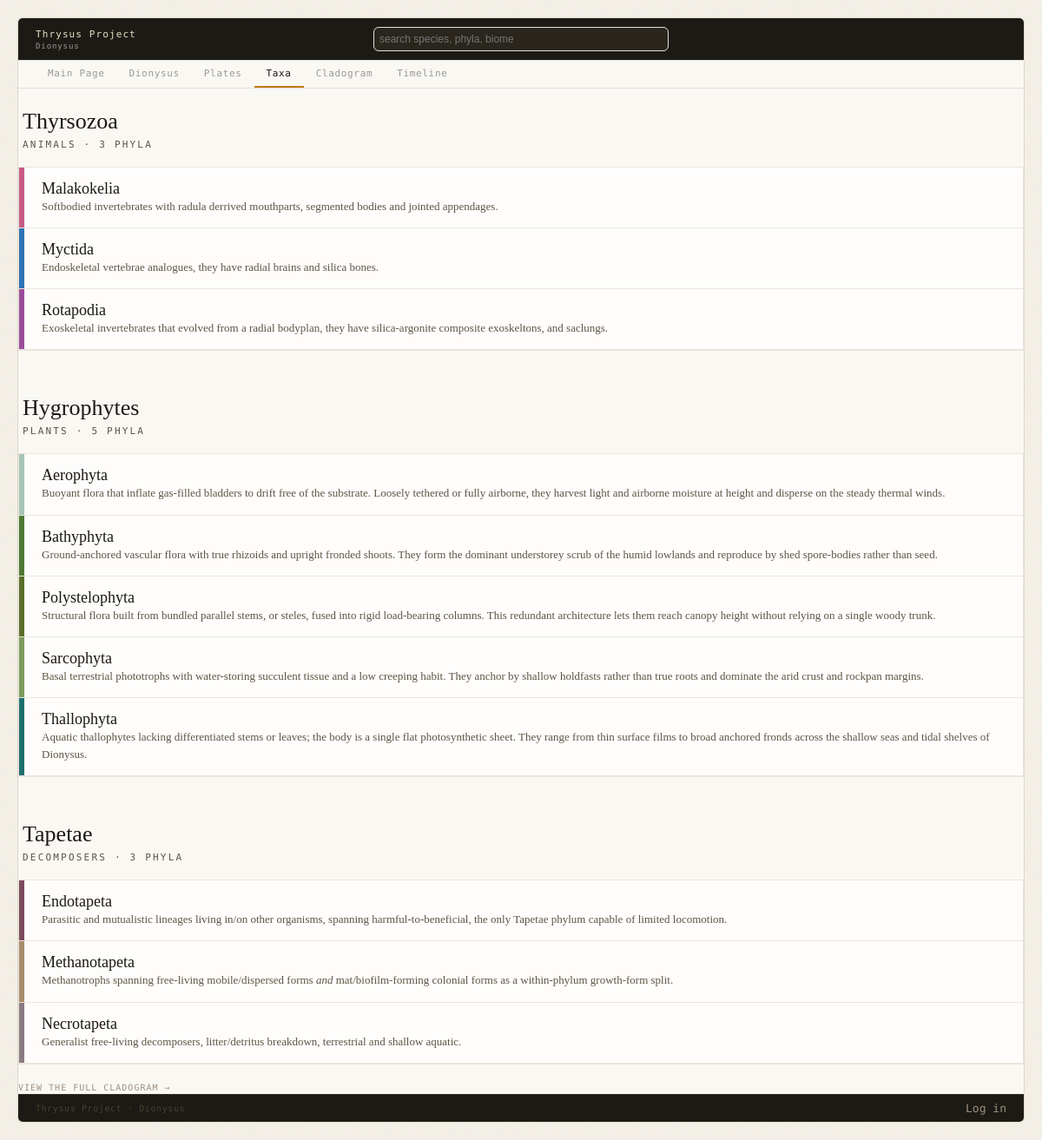
Page /taxa.php on the committed database.
### tables this page shows
CREATE TABLE `taxa` (
  `id` int(11) NOT NULL AUTO_INCREMENT,
  `parent_taxon_id` int(11) DEFAULT NULL,
  `name` varchar(100) NOT NULL,
  `rank` varchar(55) DEFAULT NULL,
  `description` text DEFAULT NULL,
  `colour_hex` varchar(7) DEFAULT NULL,
  `body_plan` text DEFAULT NULL,
  `appearance` text DEFAULT NULL,
  `behaviour` text DEFAULT NULL,
  `habitat_and_distribution` text DEFAULT NULL,
  `evolutionary_history` text DEFAULT NULL,
  `status` enum('extant','extinct') DEFAULT 'extant',
  `first_described` date DEFAULT NULL,
  `lead` varchar(100) DEFAULT NULL,
  `last_edited` date DEFAULT NULL,
  `category` enum('fauna','flora','tapetae') DEFAULT 'fauna',
  `image` varchar(255) DEFAULT NULL,
  PRIMARY KEY (`id`),
  KEY `parent_taxon_id` (`parent_taxon_id`),
  CONSTRAINT `taxa_ibfk_1` FOREIGN KEY (`parent_taxon_id`) REFERENCES `taxa` (`id`)
);

### kingdoms.php (called while the page is built, shortened)
<?php
function kingdom_labels($db_connect)
{
    $labels = ['fauna' => 'Fauna', 'flora' => 'Flora', 'tapetae' => 'Tapetae'];
    $result = $db_connect->execute_query(
        "SELECT category, name FROM taxa WHERE rank = 'kingdom' AND parent_taxon_id IS NULL ORDER BY id"
    );
    while ($row = $result->fetch_assoc()) {
        if (isset($labels[$row['category']])) {
            $labels[$row['category']] = $row['name'];
        }
    }
    return $labels;
}

### phylum-ledger.php (the view)
<?php
function render_phylum_ledger($db_connect, $category, $title, $gloss = '')
{
    $result = $db_connect->execute_query("SELECT * FROM taxa WHERE rank = 'phylum' AND category = ? ORDER BY name", [$category]);
    $n = $result->num_rows;
    echo "<div class='fauna-head'>";
    echo "<div class='fauna-title'>" . htmlspecialchars($title) . "</div>";
    echo "<div class='fauna-sub'>" . ($gloss !== '' ? htmlspecialchars($gloss) . " · " : "") . $n . ($n === 1 ? " phylum" : " phyla") . "</div>";
    echo "</div>";
    echo "<div class='phylum-index'>";
    while ($row = $result->fetch_assoc()) {
        echo "<a href='entry.php?id=" . $row['id'] . "' class='phylum-row'>";
        echo "<div class='phylum-spine' style='background:" . $row['colour_hex'] . ";'></div>";
        echo "<div class='phylum-body'>";
        echo "<div class='phylum-name'>" . $row['name'] . "</div>";
        echo "<div class='phylum-desc'>" . $row['description'] . "</div>";
        echo "</div>";
        echo "</a>";
    }
    echo "</div>";
}

### taxa.php (shortened to what this page needs)
<?php
include 'header.php';
include 'db_config.php';
include 'phylum-ledger.php';
include 'kingdoms.php';
$kingdoms = kingdom_labels($db_connect);
?>
<?php
$first = true;
foreach ($kingdoms as $category => $name) { ?>
    <div id="<?php echo $category; ?>"<?php echo $first ? '' : ' style="margin-top:28px;"'; ?>>
        <?php render_phylum_ledger($db_connect, $category, $name, KINGDOM_GLOSS[$category]); ?>
    </div>
<?php
    $first = false;
} ?>
<div style="margin-top:16px;"><a class="edit-link" href="cladogram.php">View the full cladogram &rarr;</a></div>
<?php include 'footer.php'; ?>

### style.css (style rules this page uses)
* { box-sizing: border-box; margin: 0; padding: 0; }
:root { --bg: #f4f0e8; --surface: #faf8f3; --border: #ddd8ca; --border-faint: #eae6dc; --topbar-bg: #1c1a14; --text-primary: #1a1714; --text-secondary: #5c5546; --text-muted: #9c9080; --accent-amber: #c27b12; --mono: 'Space Mono', monospace; --serif: 'Libre Baskerville', serif; }
body { background: var(--bg); padding: 20px; }
.fauna-head { padding: 18px 0 14px; }
.fauna-title { font-family: var(--serif); font-size: 26px; color: var(--text-primary); margin: 5px; }
.fauna-sub { font-family: var(--mono); font-size: 11px; text-transform: uppercase; letter-spacing: 0.2em; color: var(--text-secondary); margin: 5px; }
.phylum-index { border: 1px solid var(--border-faint); }
.phylum-row { display: flex; text-decoration: none; color: inherit; background: #fefdfb; border-bottom: 1px solid var(--border-faint); cursor: pointer; align-items: center; }
.phylum-spine { width: 6px; align-self: stretch; flex-shrink: 0; }
.phylum-body { flex: 1; padding: 14px 20px; }
.phylum-name { font-family: var(--serif); font-size: 18px; color: var(--text-primary); }
.phylum-desc { font-family: var(--serif); font-size: 13px; color: var(--text-secondary); line-height: 1.55; }
.edit-link { font-family: var(--mono); text-transform: uppercase; letter-spacing: 0.1em; font-size: 10px; color: var(--text-muted); text-decoration-line: none; }

### rows in the picture
taxa: name "Malakokelia", description "Softbodied invertebrates with radula derrived mouthparts, segmented bodies and jointed appendages."
taxa: name "Myctida", description "Endoskeletal vertebrae analogues, they have radial brains and silica bones."
taxa: name "Rotapodia", description "Exoskeletal invertebrates that evolved from a radial bodyplan, they have silica-argonite composite exoskeltons, and saclungs."
taxa: name "Aerophyta", description "Buoyant flora that inflate gas-filled bladders to drift free of the substrate. Loosely tethered or fully airborne, they harvest light and airborne moisture at height and disperse on the steady thermal winds."
taxa: name "Bathyphyta", description "Ground-anchored vascular flora with true rhizoids and upright fronded shoots. They form the dominant understorey scrub of the humid lowlands and reproduce by shed spore-bodies rather than seed."
taxa: name "Polystelophyta", description "Structural flora built from bundled parallel stems, or steles, fused into rigid load-bearing columns. This redundant architecture lets them reach canopy height without relying on a single woody trunk."
taxa: name "Sarcophyta", description "Basal terrestrial phototrophs with water-storing succulent tissue and a low creeping habit. They anchor by shallow holdfasts rather than true roots and dominate the arid crust and rockpan margins."
taxa: name "Thallophyta", description "Aquatic thallophytes lacking differentiated stems or leaves; the body is a single flat photosynthetic sheet. They range from thin surface films to broad anchored fronds across the shallow seas and tidal shelves of Dionysus."
taxa: name "Endotapeta", description "Parasitic and mutualistic lineages living in/on other organisms, spanning harmful-to-beneficial, the only Tapetae phylum capable of limited locomotion."
taxa: name "Methanotapeta", description "Methanotrophs spanning free-living mobile/dispersed forms and mat/biofilm-forming colonial forms as a within-phylum growth-form split."
taxa: name "Necrotapeta", description "Generalist free-living decomposers, litter/detritus breakdown, terrestrial and shallow aquatic."

### other values in the picture
$title "Thyrsozoa"
$gloss "ANIMALS"
$n "3"
$title "Hygrophytes"
$gloss "PLANTS"
$n "5"
$title "Tapetae"
$gloss "DECOMPOSERS"
